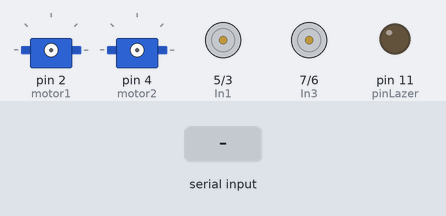
The sketch below on a simulated Arduino Uno, built with avr-gcc and run on an emulated ATmega328P. Parts: 2 × servo, motor-driver pin pairs drawn as motors (green arrow = first pin HIGH = forward, orange = second pin HIGH = backward, longer = more drive, scaled by the enable pin), output pins drawn as LEDs (lit = HIGH). Inputs (shaded band) come from the test bench. What the sketch prints to the serial monitor is not drawn.

Above: at 1.2 s.
1.3 s: "X" received over Serial
At 2.5 s:
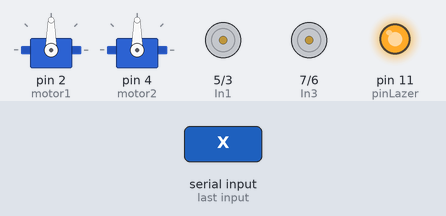
2.8 s: "x" received over Serial
At 3.7 s:
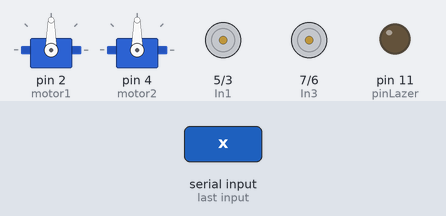
4.3 s: "L" received over Serial
At 4.7 s:
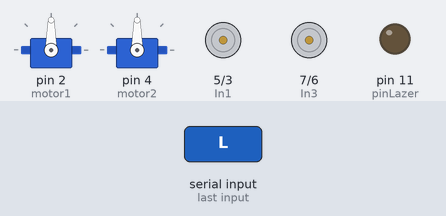
5.8 s: "R" received over Serial
At 7.0 s:
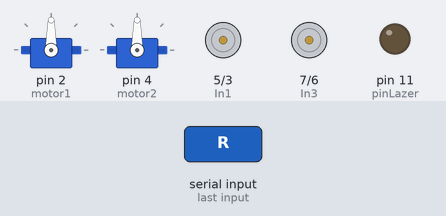
7.3 s: "F" received over Serial
At 8.2 s:
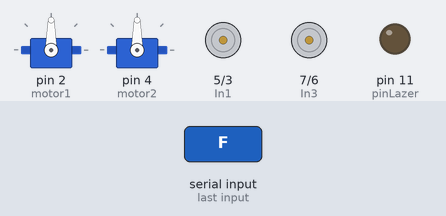
8.8 s: "B" received over Serial
At 9.3 s:
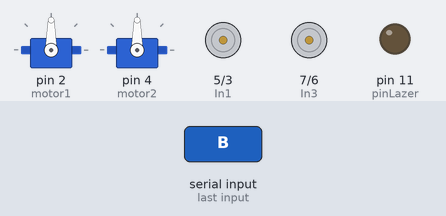
Timing chart, 0 to 11.3 s (numbered marks = the images above; inputs shaded):
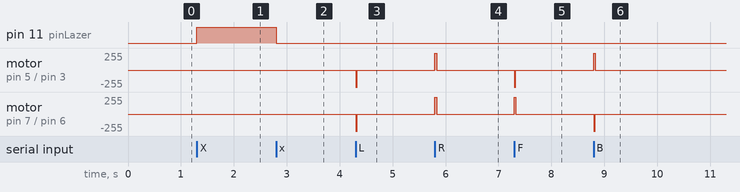

Measured:
- after the input at 1.3 s, pin 11 (pinLazer): LOW → HIGH at once
- after the input at 2.8 s, pin 11 (pinLazer): HIGH → LOW at once
- after the input at 4.3 s, motor on pin 5 (In1) / pin 3 (In2), motor on pin 7 (In3) / pin 6 (In4): stopped → backward 255/255 at once, → stopped 0.03 s later
- after the input at 5.8 s, motor on pin 5 (In1) / pin 3 (In2), motor on pin 7 (In3) / pin 6 (In4): stopped → forward 255/255 at once, → stopped 0.03 s later
- after the input at 7.3 s, motor on pin 5 (In1) / pin 3 (In2): stopped → backward 255/255 at once, → stopped 0.03 s later; motor on pin 7 (In3) / pin 6 (In4): stopped → forward 255/255 at once, → stopped 0.03 s later
- after the input at 8.8 s, motor on pin 5 (In1) / pin 3 (In2): stopped → forward 255/255 at once, → stopped 0.03 s later; motor on pin 7 (In3) / pin 6 (In4): stopped → backward 255/255 at once, → stopped 0.03 s later

The sketch:

RC-CarCode.ino
```cpp
// library that allows us to use the Servo class
#include <Servo.h>

// declare the two servo motors
Servo motor1;
Servo motor2;

// initialize the pin for the lazer
int pinLazer = 11;
//initialize a variable that contains the income value from the bluetooth app
char Incoming_value = 0;

// initialize the sensitivity of the servo motors
int sensitivy = 10;

// initialize the speed of the DC motors
int SPEED = 210;

// intitialzie the pin that connects to In1 in L298n module(DC motor controller)
int In1 = 5;
//intitialzie the pin that connects to In2 in L298n module(DC motor controller)
int In2 = 3;
//intitialzie the pin that connects to In3 in L298n module(DC motor controller)
int In3 = 7;
//intitialzie the pin that connects to In4 in L298n module(DC motor controller)
int In4 = 6;
//intitialzie the pin that connects to ENA in L298n module(DC motor controller)
int ENA = 8;
//intitialzie the pin that connects to ENB in L298n module(DC motor controller)
int ENB = 12;

// setup method: used to set the starting values of the pins
// this method runs only ones
void setup() {
  // starting the serial connection
  Serial.begin(9600);

  // adjust the pins for DC motor right
  pinMode(In1, OUTPUT);
  pinMode(In2, OUTPUT);
  pinMode(ENA, OUTPUT);
  //adjust the pins for DC motor left
  pinMode(In3, OUTPUT);
  pinMode(In4, OUTPUT);
  pinMode(ENB, OUTPUT);

  // adjust the pin for the lazer
  pinMode(pinLazer,OUTPUT);
  // set the lazer voltage to zero(Low)
  digitalWrite(pinLazer,LOW);
}
 // initialze varaibles that keep the current degree measurement of the servo motors
 int forward = 0;
 int left = 0;

// initialize a bool variable that controls which motors (servos or DC motors) to be on
 bool areServosOn=false;

 // loop method: it is endless method that runs the main commands of the program
void loop() {

  // checking for a connection
  if (Serial.available() > 0)
  {
    //Read the incoming data from the bluetooth module and store it into variable Incoming_value
    Incoming_value = Serial.read();
    //Print Value of Incoming_value in Serial monitor
    Serial.print(Incoming_value);
    //Print New line
    Serial.print("/n");

//checking whether the DC motors or the servos are ON
   if (Incoming_value == 'X')
    {
      areServosOn=true;//on
    }
   if(Incoming_value == 'x')
    {
    areServosOn=false;//off
    }
    // the case when the servo motors are turned ON
    if(areServosOn)
    {
      // turning on the lazer
      digitalWrite(pinLazer,HIGH);
      // setting pins 2 and 4 like output for the degrees which the servos are going to be rotated
       motor1.attach(2);
       motor2.attach(4);
       // rotating the first servo motor 10 degrees left
          if (Incoming_value == 'L') // case left
          {
            if(left<180)
            {
             left += sensitivy;
            }
            motor1.write(left);
          }
          // rotating the first servo motor 10 degrees right
          else if (Incoming_value == 'R')// case right
          {
            if(left>0)
            {
             left -= sensitivy;
            }
              motor1.write(left);
          }
          // rotating the second servo motor 10 degrees up
         if (Incoming_value == 'F') // case forward
          {
            if(forward<180)
            {
            forward += sensitivy;
            }
              motor2.write(forward);
          }
          // rotating the second servo motor 10 degrees down
          else if (Incoming_value == 'B') // case down
          {
            if(forward>0)
            {
            forward -= sensitivy;
            }
              motor2.write(forward);
          }
    }
    // the case when the DC motors are turned ON
    else if(areServosOn==false)
      {
        // turning off the lazer
        digitalWrite(pinLazer,LOW);
        // rotating the two motors in direction that moves the car forward
        if (Incoming_value == 'F' )
              {
                Incoming_value = 'q';
               digitalWrite(In1, LOW);
                digitalWrite(In2, HIGH);
                digitalWrite(In3, HIGH);
                digitalWrite(In4, LOW);
                analogWrite(ENA, SPEED);
                analogWrite(ENB, SPEED);
                delay(30);
              }
              // rotating the two motors in direction that moves the car backward
              if (Incoming_value == 'B' )
              {
                Incoming_value = 'q';
                digitalWrite(In1, HIGH);
                digitalWrite(In2, LOW);
                digitalWrite(In3, LOW);
                digitalWrite(In4, HIGH);
                analogWrite(ENA, SPEED);
                analogWrite(ENB, SPEED);
                delay(30);
              }
              // rotating the two motors in direction that moves the car left
              if ( Incoming_value == 'L')
              {
                Incoming_value = 'q';
                digitalWrite(In1, LOW);
                digitalWrite(In2, HIGH);
                digitalWrite(In3, LOW);
                digitalWrite(In4, HIGH);
                analogWrite(ENA, SPEED);
                analogWrite(ENB, SPEED);
                delay(30);
              }
              // rotating the two motors in direction that moves the car right
              if (Incoming_value == 'R')
              {
                Incoming_value = 'q';
                digitalWrite(In1, HIGH);
                digitalWrite(In2, LOW);
                digitalWrite(In3, HIGH);
                digitalWrite(In4, LOW);
                analogWrite(ENA, SPEED);
                analogWrite(ENB, SPEED);
                delay(30);
              }
              // stops the DC motors
              digitalWrite(In1, LOW);
              digitalWrite(In2, LOW);
              digitalWrite(In3, LOW);
              digitalWrite(In4, LOW);
   }
   }
}
```
